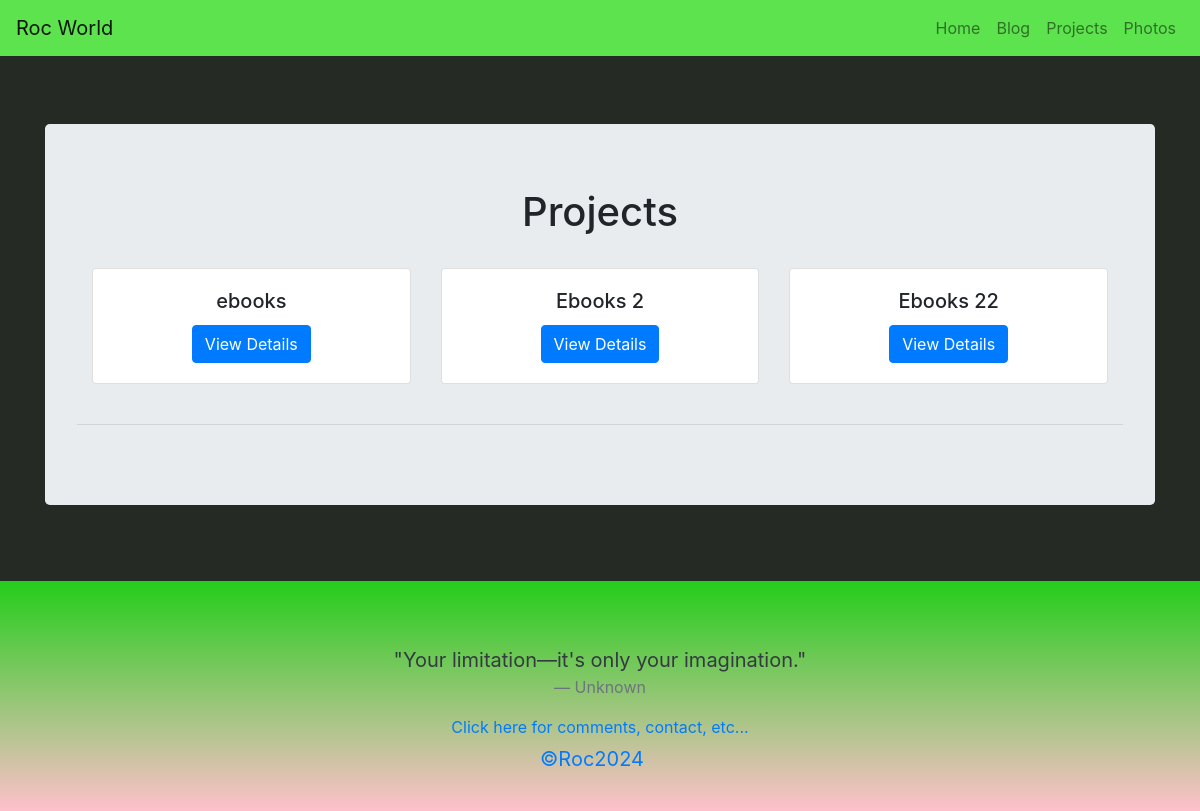
/projects/, run on the app's committed database.
### portfolio/models.py (models this page shows, shortened)
class Project(models.Model):
    title = models.CharField(max_length=200)
    description = models.TextField()
    project_link = models.URLField(max_length=200, blank=True)

### portfolio/views.py (the view)
# urls.py: path('projects/', views.project_list, name='project_list'),
def project_list(request):
    projects = Project.objects.all()
    return render(request, 'portfolio/project_list.html', {'projects': projects})

### portfolio/templates/portfolio/project_list.html
{% extends 'portfolio/base.html' %}
{% block content %}
<div class="container mt-5 text-center">
    <div class="jumbotron">
        <h1>Projects</h1><br>
        <div class="container">
            <div class="row">
                {% for project in projects %}
                <div class="col-md-4 mb-4">
                    <div class="card h-100">
                        <div class="card-body">
                            <h5 class="card-title">{{ project.title }}</h5>
                            <a href="{% url 'project_detail' project.id %}" class="btn btn-primary">View Details</a>
                        </div>
                    </div>
                </div>
                {% endfor %}
            </div>
        </div>
        <hr>
    </div>
</div><br>
{% endblock %}

### portfolio/templates/portfolio/base.html (shortened to what this page needs)
{% load static %}
<!DOCTYPE html>
<html lang="en">
<head>
    <link href="https://stackpath.bootstrapcdn.com/bootstrap/4.5.2/css/bootstrap.min.css" rel="stylesheet">
    <link rel="stylesheet" href="https://cdnjs.cloudflare.com/ajax/libs/font-awesome/6.4.2/css/all.min.css" />
    <link rel="stylesheet" href="{% static 'css/styles.css' %}">
</head>
<body>
    <nav class="navbar navbar-expand-lg navbar-light" style="background-color: rgb(92, 227, 77);" >
        <a class="navbar-brand" href="/user_login">Roc World</a>
        <div class="collapse navbar-collapse" id="navbarNav">
            <ul class="navbar-nav ml-auto">
                <li class="nav-item">
                    <a class="nav-link" href="/">Home</a>
                </li>
                <li class="nav-item">
                    <a class="nav-link" href="/blogs">Blog</a>
                </li>
                <li class="nav-item">
                    <a class="nav-link" href="/projects">Projects</a>
                </li>
                <li class="nav-item">
                    <a class="nav-link" href="/photos">Photos</a>
                </li>
            </ul>
        </div>
    </nav>
    <div class="content-wrapper" style="background-color: rgb(37, 42, 37); padding: 20px;">
        {% block content %}
        {% endblock %}
    </div>
    <footer class="footer mt-auto py-3 bg-light" style="text-align: center; background: linear-gradient(to top, pink, rgb(36, 205, 27));">
        <div class="row mt-5">
            <div class="col-md-8 offset-md-2 text-center">
                <blockquote class="blockquote">
                    <p class="mb-0 text-dark">"Your limitation—it's only your imagination."</p>
                    <footer class="blockquote-footer">Unknown</footer>
                </blockquote>
            </div>
        </div>
        <div class="container">
            <span class="text-muted"><a href="https://wa.me/qr/RMTIILK3PEM3O1">Click here for comments, contact, etc...</a></span>
            <p class="text-center"><a class="navbar-brand" href="/combined_list">&copy;Roc2024</a></p>
        </div>
    </footer>
</body>
</html>

### static/css/styles.css (style rules this page uses)
.navbar { text-color:white; }

### data on the page
Project: title "ebooks"
Project: title "Ebooks 2"
Project: title "Ebooks 22"
